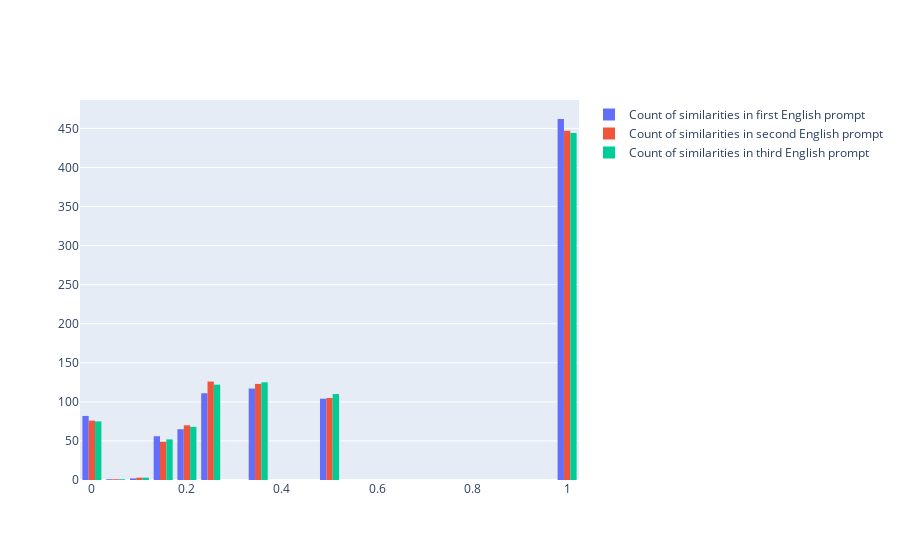

Source (notebook cell):
### Code cell
import plotly.graph_objects as go


fig = go.Figure()

fig.add_trace(go.Histogram(histfunc="count", y=dataset['similarity_eng_p1'], x=dataset['similarity_eng_p1'], name="Count of similarities in first English prompt"))
fig.add_trace(go.Histogram(histfunc="count", y=dataset['similarity_eng_p2'], x=dataset['similarity_eng_p2'], name="Count of similarities in second English prompt"))
fig.add_trace(go.Histogram(histfunc="count", y=dataset['similarity_eng_p3'], x=dataset['similarity_eng_p3'], name="Count of similarities in third English prompt"))

fig.show()

### Figure 1 — Plotly figure (JSON) as saved in the notebook; plotly's stock layout.template omitted (floating-point values rounded to 4 significant figures; data arrays with more than 128 entries replaced by an {"elided": "..."} marker saying what was removed)
{"data": [{"histfunc": "count", "name": "Count of similarities in first English prompt", "type": "histogram", "x": {"elided": "1000 float values"}, "y": {"elided": "1000 float values"}}, {"histfunc": "count", "name": "Count of similarities in second English prompt", "type": "histogram", "x": {"elided": "1000 float values"}, "y": {"elided": "1000 float values"}}, {"histfunc": "count", "name": "Count of similarities in third English prompt", "type": "histogram", "x": {"elided": "1000 float values"}, "y": {"elided": "1000 float values"}}], "layout": {}}
